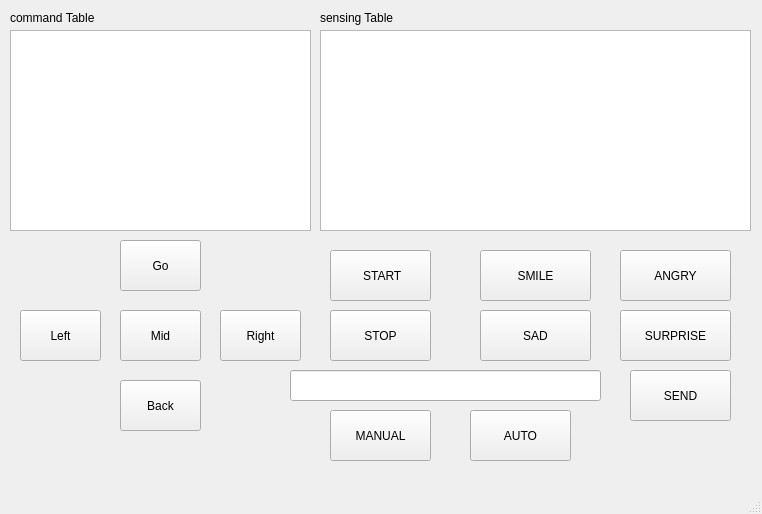
<?xml version="1.0" encoding="UTF-8"?>
<ui version="4.0">
 <class>MainWindow</class>
 <widget class="QMainWindow" name="MainWindow">
  <property name="geometry">
   <rect>
    <x>0</x>
    <y>0</y>
    <width>762</width>
    <height>514</height>
   </rect>
  </property>
  <property name="windowTitle">
   <string>MainWindow</string>
  </property>
  <widget class="QWidget" name="centralwidget">
   <widget class="QPlainTextEdit" name="logText">
    <property name="geometry">
     <rect>
      <x>10</x>
      <y>30</y>
      <width>301</width>
      <height>201</height>
     </rect>
    </property>
    <property name="font">
     <font>
      <family>맑은 고딕</family>
     </font>
    </property>
   </widget>
   <widget class="QPushButton" name="startButton">
    <property name="geometry">
     <rect>
      <x>330</x>
      <y>250</y>
      <width>101</width>
      <height>51</height>
     </rect>
    </property>
    <property name="text">
     <string> START</string>
    </property>
   </widget>
   <widget class="QPushButton" name="leftButton">
    <property name="geometry">
     <rect>
      <x>20</x>
      <y>310</y>
      <width>81</width>
      <height>51</height>
     </rect>
    </property>
    <property name="text">
     <string>Left</string>
    </property>
   </widget>
   <widget class="QPushButton" name="goButton">
    <property name="geometry">
     <rect>
      <x>120</x>
      <y>240</y>
      <width>81</width>
      <height>51</height>
     </rect>
    </property>
    <property name="text">
     <string>Go</string>
    </property>
   </widget>
   <widget class="QPushButton" name="rightButton">
    <property name="geometry">
     <rect>
      <x>220</x>
      <y>310</y>
      <width>81</width>
      <height>51</height>
     </rect>
    </property>
    <property name="text">
     <string>Right</string>
    </property>
   </widget>
   <widget class="QPushButton" name="backButton">
    <property name="geometry">
     <rect>
      <x>120</x>
      <y>380</y>
      <width>81</width>
      <height>51</height>
     </rect>
    </property>
    <property name="text">
     <string>Back</string>
    </property>
   </widget>
   <widget class="QPushButton" name="midButton">
    <property name="geometry">
     <rect>
      <x>120</x>
      <y>310</y>
      <width>81</width>
      <height>51</height>
     </rect>
    </property>
    <property name="text">
     <string>Mid</string>
    </property>
   </widget>
   <widget class="QPushButton" name="stopButton">
    <property name="geometry">
     <rect>
      <x>330</x>
      <y>310</y>
      <width>101</width>
      <height>51</height>
     </rect>
    </property>
    <property name="text">
     <string>STOP</string>
    </property>
   </widget>
   <widget class="QLabel" name="label">
    <property name="geometry">
     <rect>
      <x>10</x>
      <y>10</y>
      <width>91</width>
      <height>16</height>
     </rect>
    </property>
    <property name="text">
     <string>command Table</string>
    </property>
   </widget>
   <widget class="QPlainTextEdit" name="sensingText">
    <property name="geometry">
     <rect>
      <x>320</x>
      <y>30</y>
      <width>431</width>
      <height>201</height>
     </rect>
    </property>
    <property name="font">
     <font>
      <family>맑은 고딕</family>
     </font>
    </property>
   </widget>
   <widget class="QLabel" name="label_2">
    <property name="geometry">
     <rect>
      <x>320</x>
      <y>10</y>
      <width>91</width>
      <height>16</height>
     </rect>
    </property>
    <property name="text">
     <string>sensing Table</string>
    </property>
   </widget>
   <widget class="QPushButton" name="smileButton">
    <property name="geometry">
     <rect>
      <x>480</x>
      <y>250</y>
      <width>111</width>
      <height>51</height>
     </rect>
    </property>
    <property name="text">
     <string>SMILE</string>
    </property>
   </widget>
   <widget class="QPushButton" name="angryButton">
    <property name="geometry">
     <rect>
      <x>620</x>
      <y>250</y>
      <width>111</width>
      <height>51</height>
     </rect>
    </property>
    <property name="text">
     <string>ANGRY</string>
    </property>
   </widget>
   <widget class="QPushButton" name="sadButton">
    <property name="geometry">
     <rect>
      <x>480</x>
      <y>310</y>
      <width>111</width>
      <height>51</height>
     </rect>
    </property>
    <property name="text">
     <string>SAD</string>
    </property>
   </widget>
   <widget class="QPushButton" name="surpriseButton">
    <property name="geometry">
     <rect>
      <x>620</x>
      <y>310</y>
      <width>111</width>
      <height>51</height>
     </rect>
    </property>
    <property name="text">
     <string>SURPRISE</string>
    </property>
   </widget>
   <widget class="QPushButton" name="sendButton">
    <property name="geometry">
     <rect>
      <x>630</x>
      <y>370</y>
      <width>101</width>
      <height>51</height>
     </rect>
    </property>
    <property name="text">
     <string>SEND</string>
    </property>
   </widget>
   <widget class="QLineEdit" name="textBox">
    <property name="geometry">
     <rect>
      <x>290</x>
      <y>370</y>
      <width>311</width>
      <height>31</height>
     </rect>
    </property>
    <property name="text">
     <string/>
    </property>
   </widget>
   <widget class="QPushButton" name="manButton">
    <property name="geometry">
     <rect>
      <x>330</x>
      <y>410</y>
      <width>101</width>
      <height>51</height>
     </rect>
    </property>
    <property name="text">
     <string>MANUAL</string>
    </property>
   </widget>
   <widget class="QPushButton" name="autoButton">
    <property name="geometry">
     <rect>
      <x>470</x>
      <y>410</y>
      <width>101</width>
      <height>51</height>
     </rect>
    </property>
    <property name="text">
     <string>AUTO</string>
    </property>
   </widget>
  </widget>
  <widget class="QMenuBar" name="menubar">
   <property name="geometry">
    <rect>
     <x>0</x>
     <y>0</y>
     <width>762</width>
     <height>22</height>
    </rect>
   </property>
  </widget>
  <widget class="QStatusBar" name="statusbar"/>
 </widget>
 <resources/>
 <connections>
  <connection>
   <sender>startButton</sender>
   <signal>clicked()</signal>
   <receiver>MainWindow</receiver>
   <slot>start()</slot>
   <hints>
    <hint type="sourcelabel">
     <x>330</x>
     <y>322</y>
    </hint>
    <hint type="destinationlabel">
     <x>229</x>
     <y>501</y>
    </hint>
   </hints>
  </connection>
  <connection>
   <sender>stopButton</sender>
   <signal>clicked()</signal>
   <receiver>MainWindow</receiver>
   <slot>stop()</slot>
   <hints>
    <hint type="sourcelabel">
     <x>330</x>
     <y>382</y>
    </hint>
    <hint type="destinationlabel">
     <x>432</x>
     <y>501</y>
    </hint>
   </hints>
  </connection>
  <connection>
   <sender>rightButton</sender>
   <signal>clicked()</signal>
   <receiver>MainWindow</receiver>
   <slot>right()</slot>
   <hints>
    <hint type="sourcelabel">
     <x>220</x>
     <y>382</y>
    </hint>
    <hint type="destinationlabel">
     <x>228</x>
     <y>355</y>
    </hint>
   </hints>
  </connection>
  <connection>
   <sender>backButton</sender>
   <signal>clicked()</signal>
   <receiver>MainWindow</receiver>
   <slot>back()</slot>
   <hints>
    <hint type="sourcelabel">
     <x>120</x>
     <y>452</y>
    </hint>
    <hint type="destinationlabel">
     <x>126</x>
     <y>501</y>
    </hint>
   </hints>
  </connection>
  <connection>
   <sender>leftButton</sender>
   <signal>clicked()</signal>
   <receiver>MainWindow</receiver>
   <slot>left()</slot>
   <hints>
    <hint type="sourcelabel">
     <x>32</x>
     <y>382</y>
    </hint>
    <hint type="destinationlabel">
     <x>36</x>
     <y>501</y>
    </hint>
   </hints>
  </connection>
  <connection>
   <sender>midButton</sender>
   <signal>clicked()</signal>
   <receiver>MainWindow</receiver>
   <slot>mid()</slot>
   <hints>
    <hint type="sourcelabel">
     <x>120</x>
     <y>382</y>
    </hint>
    <hint type="destinationlabel">
     <x>186</x>
     <y>501</y>
    </hint>
   </hints>
  </connection>
  <connection>
   <sender>goButton</sender>
   <signal>clicked()</signal>
   <receiver>MainWindow</receiver>
   <slot>go()</slot>
   <hints>
    <hint type="sourcelabel">
     <x>120</x>
     <y>312</y>
    </hint>
    <hint type="destinationlabel">
     <x>61</x>
     <y>350</y>
    </hint>
   </hints>
  </connection>
  <connection>
   <sender>smileButton</sender>
   <signal>clicked()</signal>
   <receiver>MainWindow</receiver>
   <slot>smile()</slot>
   <hints>
    <hint type="sourcelabel">
     <x>544</x>
     <y>296</y>
    </hint>
    <hint type="destinationlabel">
     <x>458</x>
     <y>293</y>
    </hint>
   </hints>
  </connection>
  <connection>
   <sender>angryButton</sender>
   <signal>clicked()</signal>
   <receiver>MainWindow</receiver>
   <slot>angry()</slot>
   <hints>
    <hint type="sourcelabel">
     <x>707</x>
     <y>296</y>
    </hint>
    <hint type="destinationlabel">
     <x>748</x>
     <y>294</y>
    </hint>
   </hints>
  </connection>
  <connection>
   <sender>sadButton</sender>
   <signal>clicked()</signal>
   <receiver>MainWindow</receiver>
   <slot>sad()</slot>
   <hints>
    <hint type="sourcelabel">
     <x>509</x>
     <y>352</y>
    </hint>
    <hint type="destinationlabel">
     <x>457</x>
     <y>355</y>
    </hint>
   </hints>
  </connection>
  <connection>
   <sender>surpriseButton</sender>
   <signal>clicked()</signal>
   <receiver>MainWindow</receiver>
   <slot>surprise()</slot>
   <hints>
    <hint type="sourcelabel">
     <x>701</x>
     <y>358</y>
    </hint>
    <hint type="destinationlabel">
     <x>744</x>
     <y>357</y>
    </hint>
   </hints>
  </connection>
  <connection>
   <sender>sendButton</sender>
   <signal>clicked()</signal>
   <receiver>MainWindow</receiver>
   <slot>send()</slot>
   <hints>
    <hint type="sourcelabel">
     <x>701</x>
     <y>440</y>
    </hint>
    <hint type="destinationlabel">
     <x>744</x>
     <y>451</y>
    </hint>
   </hints>
  </connection>
  <connection>
   <sender>manButton</sender>
   <signal>clicked()</signal>
   <receiver>MainWindow</receiver>
   <slot>man()</slot>
   <hints>
    <hint type="sourcelabel">
     <x>339</x>
     <y>444</y>
    </hint>
    <hint type="destinationlabel">
     <x>270</x>
     <y>464</y>
    </hint>
   </hints>
  </connection>
  <connection>
   <sender>autoButton</sender>
   <signal>clicked()</signal>
   <receiver>MainWindow</receiver>
   <slot>auto()</slot>
   <hints>
    <hint type="sourcelabel">
     <x>566</x>
     <y>454</y>
    </hint>
    <hint type="destinationlabel">
     <x>619</x>
     <y>473</y>
    </hint>
   </hints>
  </connection>
 </connections>
 <slots>
  <slot>start()</slot>
  <slot>stop()</slot>
  <slot>go()</slot>
  <slot>right()</slot>
  <slot>left()</slot>
  <slot>mid()</slot>
  <slot>back()</slot>
  <slot>smile()</slot>
  <slot>angry()</slot>
  <slot>sad()</slot>
  <slot>surprise()</slot>
  <slot>send()</slot>
  <slot>man()</slot>
  <slot>auto()</slot>
 </slots>
</ui>
